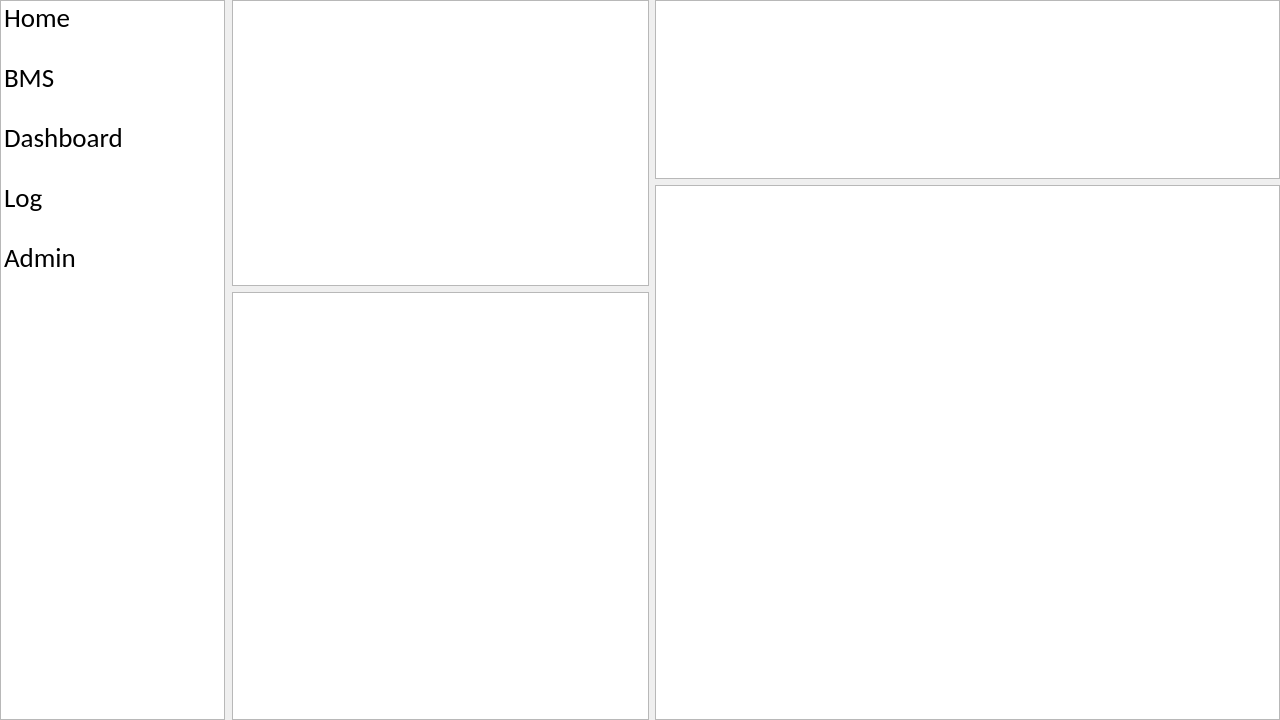
<?xml version="1.0" encoding="UTF-8"?>
<ui version="4.0">
 <class>MainWindow</class>
 <widget class="QMainWindow" name="MainWindow">
  <property name="geometry">
   <rect>
    <x>0</x>
    <y>0</y>
    <width>1280</width>
    <height>720</height>
   </rect>
  </property>
  <property name="sizePolicy">
   <sizepolicy hsizetype="Expanding" vsizetype="Expanding">
    <horstretch>0</horstretch>
    <verstretch>0</verstretch>
   </sizepolicy>
  </property>
  <property name="windowTitle">
   <string>MainWindow</string>
  </property>
  <property name="locale">
   <locale language="English" country="Singapore"/>
  </property>
  <widget class="QWidget" name="centralwidget">
   <property name="sizePolicy">
    <sizepolicy hsizetype="Fixed" vsizetype="Preferred">
     <horstretch>0</horstretch>
     <verstretch>0</verstretch>
    </sizepolicy>
   </property>
   <layout class="QHBoxLayout" name="horizontalLayout_3" stretch="3,14">
    <property name="spacing">
     <number>7</number>
    </property>
    <property name="leftMargin">
     <number>0</number>
    </property>
    <property name="topMargin">
     <number>0</number>
    </property>
    <property name="rightMargin">
     <number>0</number>
    </property>
    <property name="bottomMargin">
     <number>0</number>
    </property>
    <item>
     <widget class="QListWidget" name="menu">
      <property name="enabled">
       <bool>true</bool>
      </property>
      <property name="minimumSize">
       <size>
        <width>0</width>
        <height>0</height>
       </size>
      </property>
      <property name="autoFillBackground">
       <bool>false</bool>
      </property>
      <property name="iconSize">
       <size>
        <width>35</width>
        <height>35</height>
       </size>
      </property>
      <property name="resizeMode">
       <enum>QListView::Fixed</enum>
      </property>
      <property name="spacing">
       <number>10</number>
      </property>
      <property name="gridSize">
       <size>
        <width>0</width>
        <height>60</height>
       </size>
      </property>
      <property name="batchSize">
       <number>100</number>
      </property>
      <property name="currentRow">
       <number>-1</number>
      </property>
      <property name="sortingEnabled">
       <bool>false</bool>
      </property>
      <item>
       <property name="text">
        <string>Home</string>
       </property>
       <property name="font">
        <font>
         <family>Calibri</family>
         <pointsize>20</pointsize>
         <weight>50</weight>
         <bold>false</bold>
         <kerning>true</kerning>
        </font>
       </property>
       <property name="icon">
        <iconset resource="icon.qrc">
         <normaloff>:/icon/home_regular.png</normaloff>
         <selectedoff>:/icon/home_solid.png</selectedoff>
         <selectedon>:/icon/home_regular.png</selectedon>:/icon/home_regular.png</iconset>
       </property>
       <property name="flags">
        <set>ItemIsSelectable|ItemIsDragEnabled|ItemIsEnabled</set>
       </property>
      </item>
      <item>
       <property name="text">
        <string>BMS</string>
       </property>
       <property name="font">
        <font>
         <family>Calibri</family>
         <pointsize>20</pointsize>
         <weight>50</weight>
         <bold>false</bold>
        </font>
       </property>
       <property name="icon">
        <iconset resource="icon.qrc">
         <normaloff>:/icon/server_regular.png</normaloff>
         <selectedoff>:/icon/server_solid.png</selectedoff>
         <selectedon>:/icon/server_regular.png</selectedon>:/icon/server_regular.png</iconset>
       </property>
       <property name="flags">
        <set>ItemIsSelectable|ItemIsDragEnabled|ItemIsEnabled</set>
       </property>
      </item>
      <item>
       <property name="text">
        <string>Dashboard</string>
       </property>
       <property name="font">
        <font>
         <family>Calibri</family>
         <pointsize>20</pointsize>
         <weight>50</weight>
         <bold>false</bold>
        </font>
       </property>
       <property name="icon">
        <iconset resource="icon.qrc">
         <normaloff>:/icon/dashboard_regular.png</normaloff>
         <selectedoff>:/icon/dashboard_solid.png</selectedoff>
         <selectedon>:/icon/dashboard_regular.png</selectedon>:/icon/dashboard_regular.png</iconset>
       </property>
       <property name="flags">
        <set>ItemIsSelectable|ItemIsDragEnabled|ItemIsEnabled</set>
       </property>
      </item>
      <item>
       <property name="text">
        <string>Log</string>
       </property>
       <property name="font">
        <font>
         <family>Calibri</family>
         <pointsize>20</pointsize>
         <weight>50</weight>
         <bold>false</bold>
        </font>
       </property>
       <property name="icon">
        <iconset resource="icon.qrc">
         <normaloff>:/icon/log_regular.png</normaloff>
         <selectedoff>:/icon/log_solid.png</selectedoff>
         <selectedon>:/icon/log_regular.png</selectedon>:/icon/log_regular.png</iconset>
       </property>
       <property name="flags">
        <set>ItemIsSelectable|ItemIsDragEnabled|ItemIsEnabled</set>
       </property>
      </item>
      <item>
       <property name="text">
        <string>Admin</string>
       </property>
       <property name="font">
        <font>
         <family>Calibri</family>
         <pointsize>20</pointsize>
         <weight>50</weight>
         <bold>false</bold>
        </font>
       </property>
       <property name="icon">
        <iconset resource="icon.qrc">
         <normaloff>:/icon/user_regular.png</normaloff>
         <selectedoff>:/icon/user_solid.png</selectedoff>
         <selectedon>:/icon/user_regular.png</selectedon>:/icon/user_regular.png</iconset>
       </property>
       <property name="flags">
        <set>ItemIsSelectable|ItemIsDragEnabled|ItemIsEnabled</set>
       </property>
      </item>
     </widget>
    </item>
    <item>
     <widget class="QStackedWidget" name="pages">
      <property name="sizePolicy">
       <sizepolicy hsizetype="Expanding" vsizetype="Expanding">
        <horstretch>0</horstretch>
        <verstretch>0</verstretch>
       </sizepolicy>
      </property>
      <property name="locale">
       <locale language="English" country="Singapore"/>
      </property>
      <property name="currentIndex">
       <number>1</number>
      </property>
      <widget class="QWidget" name="home">
       <property name="enabled">
        <bool>true</bool>
       </property>
      </widget>
      <widget class="QWidget" name="bms">
       <layout class="QGridLayout" name="gridLayout">
        <property name="leftMargin">
         <number>0</number>
        </property>
        <property name="topMargin">
         <number>0</number>
        </property>
        <property name="rightMargin">
         <number>0</number>
        </property>
        <property name="bottomMargin">
         <number>0</number>
        </property>
        <item row="0" column="0">
         <layout class="QHBoxLayout" name="horizontalLayout_2" stretch="2,3">
          <property name="sizeConstraint">
           <enum>QLayout::SetDefaultConstraint</enum>
          </property>
          <item>
           <layout class="QVBoxLayout" name="verticalLayout" stretch="2,3">
            <property name="leftMargin">
             <number>0</number>
            </property>
            <property name="topMargin">
             <number>0</number>
            </property>
            <item>
             <widget class="QTreeView" name="device_tree">
              <property name="sizePolicy">
               <sizepolicy hsizetype="Expanding" vsizetype="Expanding">
                <horstretch>0</horstretch>
                <verstretch>0</verstretch>
               </sizepolicy>
              </property>
              <attribute name="headerStretchLastSection">
               <bool>true</bool>
              </attribute>
             </widget>
            </item>
            <item>
             <widget class="QTreeView" name="object_tree"/>
            </item>
           </layout>
          </item>
          <item>
           <layout class="QVBoxLayout" name="verticalLayout_2" stretch="1,3">
            <property name="leftMargin">
             <number>0</number>
            </property>
            <item>
             <widget class="QListView" name="instance_list"/>
            </item>
            <item>
             <widget class="QListView" name="diagram_list"/>
            </item>
           </layout>
          </item>
         </layout>
        </item>
       </layout>
      </widget>
      <widget class="QWidget" name="dashboard"/>
      <widget class="QWidget" name="log"/>
      <widget class="QWidget" name="user"/>
     </widget>
    </item>
   </layout>
  </widget>
 </widget>
 <resources>
  <include location="icon.qrc"/>
 </resources>
 <connections>
  <connection>
   <sender>menu</sender>
   <signal>currentRowChanged(int)</signal>
   <receiver>pages</receiver>
   <slot>setCurrentIndex(int)</slot>
   <hints>
    <hint type="sourcelabel">
     <x>95</x>
     <y>285</y>
    </hint>
    <hint type="destinationlabel">
     <x>470</x>
     <y>280</y>
    </hint>
   </hints>
  </connection>
 </connections>
</ui>
